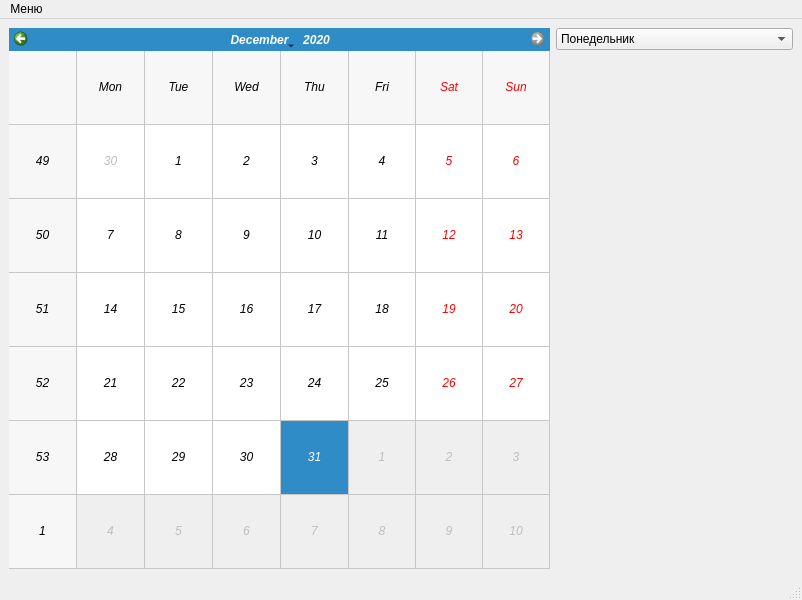
<?xml version="1.0" encoding="UTF-8"?>
<ui version="4.0">
 <class>MainWindow</class>
 <widget class="QMainWindow" name="MainWindow">
  <property name="geometry">
   <rect>
    <x>0</x>
    <y>0</y>
    <width>802</width>
    <height>600</height>
   </rect>
  </property>
  <property name="windowTitle">
   <string>Лабораторная работа №1</string>
  </property>
  <widget class="QWidget" name="centralwidget">
   <layout class="QGridLayout" name="gridLayout">
    <item row="0" column="0">
     <widget class="QCalendarWidget" name="cal_curr_year">
      <property name="maximumSize">
       <size>
        <width>541</width>
        <height>16777215</height>
       </size>
      </property>
      <property name="font">
       <font>
        <italic>true</italic>
       </font>
      </property>
      <property name="minimumDate">
       <date>
        <year>2020</year>
        <month>1</month>
        <day>1</day>
       </date>
      </property>
      <property name="maximumDate">
       <date>
        <year>2020</year>
        <month>12</month>
        <day>31</day>
       </date>
      </property>
      <property name="gridVisible">
       <bool>true</bool>
      </property>
     </widget>
    </item>
    <item row="0" column="1">
     <layout class="QVBoxLayout" name="verticalLayout">
      <item>
       <widget class="QComboBox" name="cb_weekdays">
        <item>
         <property name="text">
          <string>Понедельник</string>
         </property>
        </item>
        <item>
         <property name="text">
          <string>Вторник</string>
         </property>
        </item>
        <item>
         <property name="text">
          <string>Среда</string>
         </property>
        </item>
        <item>
         <property name="text">
          <string>Четверг</string>
         </property>
        </item>
        <item>
         <property name="text">
          <string>Пятница</string>
         </property>
        </item>
        <item>
         <property name="text">
          <string>Суббота</string>
         </property>
        </item>
        <item>
         <property name="text">
          <string>Воскресенье</string>
         </property>
        </item>
       </widget>
      </item>
      <item>
       <spacer name="verticalSpacer">
        <property name="orientation">
         <enum>Qt::Vertical</enum>
        </property>
        <property name="sizeHint" stdset="0">
         <size>
          <width>20</width>
          <height>40</height>
         </size>
        </property>
       </spacer>
      </item>
     </layout>
    </item>
   </layout>
  </widget>
  <widget class="QMenuBar" name="menubar">
   <property name="geometry">
    <rect>
     <x>0</x>
     <y>0</y>
     <width>802</width>
     <height>21</height>
    </rect>
   </property>
   <widget class="QMenu" name="menu">
    <property name="title">
     <string>Меню</string>
    </property>
    <addaction name="act_authors"/>
    <addaction name="separator"/>
    <addaction name="act_quit"/>
   </widget>
   <addaction name="menu"/>
  </widget>
  <widget class="QStatusBar" name="statusbar"/>
  <action name="act_authors">
   <property name="text">
    <string>Авторы</string>
   </property>
  </action>
  <action name="act_quit">
   <property name="text">
    <string>Выход</string>
   </property>
  </action>
 </widget>
 <resources/>
 <connections/>
</ui>
